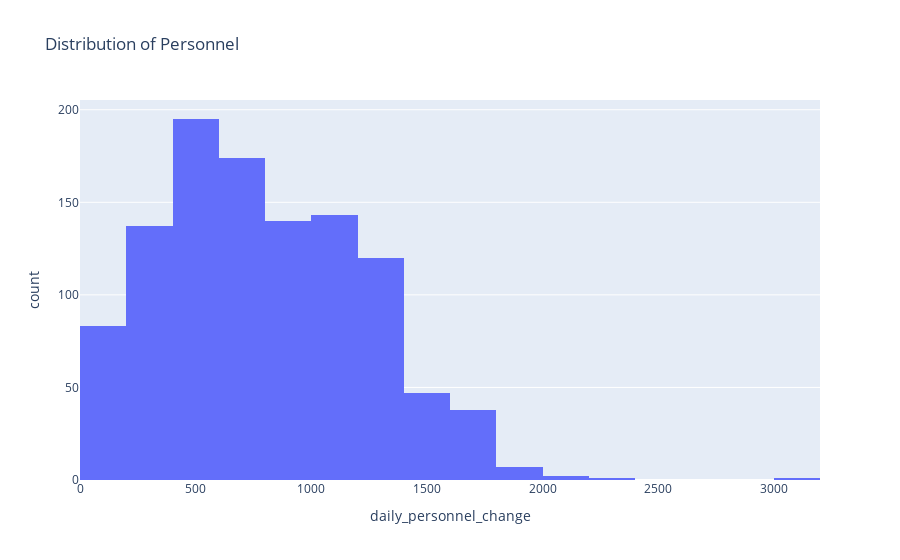

Write notebook code for a chart like this one.
### Markdown cell above
## (3.5) Scatter Plot for Daily Personnel Losses

### Code cell
# Histogram for personnel data
fig_hist = px.histogram(personnel_data, x='daily_personnel_change', nbins=30, title='Distribution of Personnel')
fig_hist.show()

### Figure 1 — Plotly figure (JSON) as saved in the notebook; plotly's stock layout.template omitted (floating-point values rounded to 4 significant figures; data arrays with more than 128 entries replaced by an {"elided": "..."} marker saying what was removed)
{"data": [{"bingroup": "x", "hovertemplate": "daily_personnel_change=%{x}<br>count=%{y}<extra></extra>", "legendgroup": "", "marker": {"color": "#636efa", "pattern": {"shape": ""}}, "name": "", "nbinsx": 30, "orientation": "v", "showlegend": false, "type": "histogram", "x": {"elided": "1088 int values"}, "xaxis": "x", "yaxis": "y"}], "layout": {"barmode": "relative", "legend": {"tracegroupgap": 0}, "title": {"text": "Distribution of Personnel"}, "xaxis": {"anchor": "y", "domain": [0, 1], "title": {"text": "daily_personnel_change"}}, "yaxis": {"anchor": "x", "domain": [0, 1], "title": {"text": "count"}}}}
